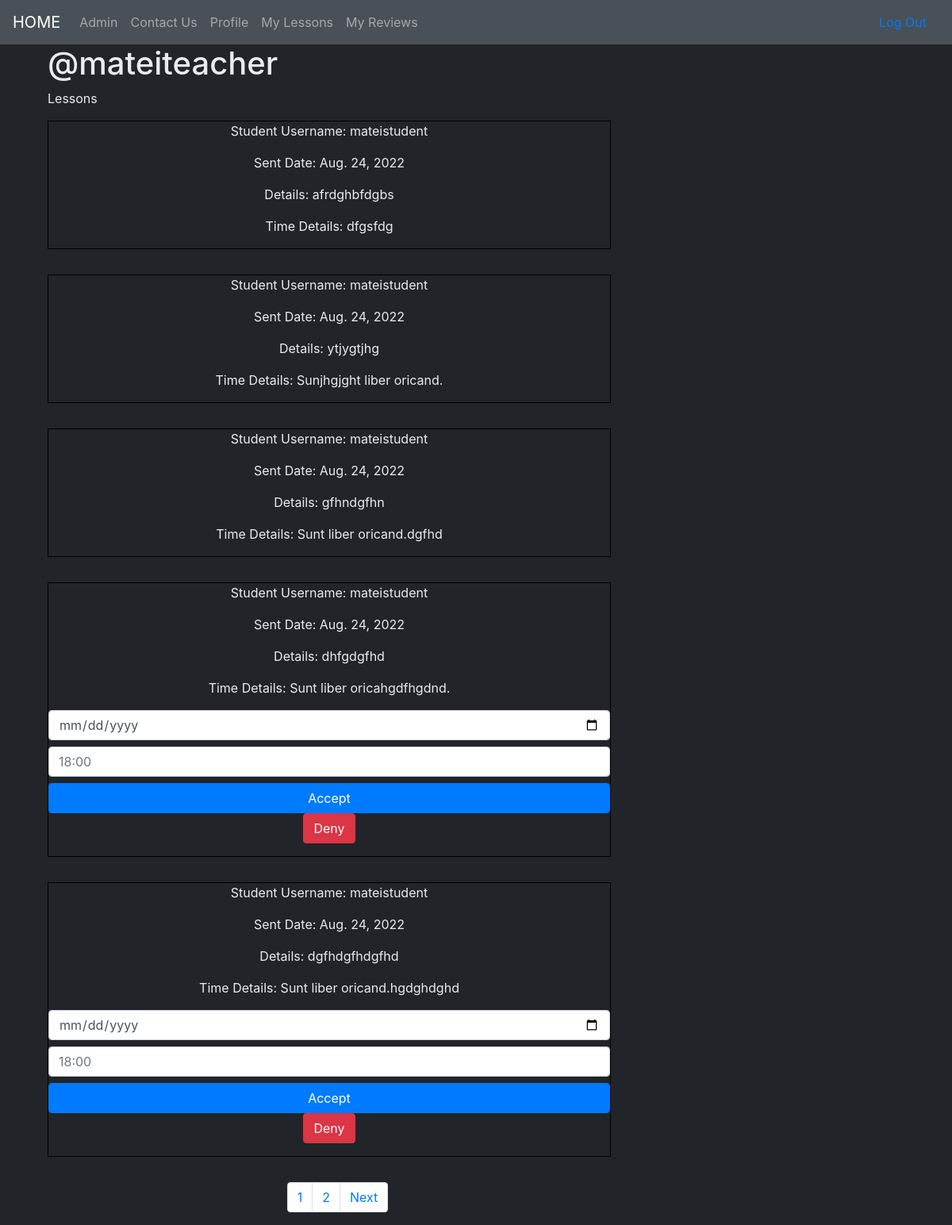
/lessons/t/9/ (signed in), run on the app's committed database.
### accounts/models.py (models this page shows, shortened)
class Teacher(models.Model):
    user = models.OneToOneField(User, on_delete=models.CASCADE, primary_key=True)
    subject = models.ForeignKey(Subject, on_delete=models.SET_NULL, null=True)
    price = models.IntegerField(default=100)

class User(AbstractUser):
    phone_number = models.CharField(max_length=10,blank=False, validators=[phone_number_validator], unique=True)
    email = models.EmailField(unique=True)
    is_student = models.BooleanField(default=False)
    is_teacher = models.BooleanField(default=False)

### lessons/models.py (models this page shows, shortened)
class Lesson(models.Model):
    user = models.ForeignKey(User, on_delete=models.CASCADE)
    teacher = models.ForeignKey(Teacher, on_delete=models.CASCADE, null=True)
    sent_date = models.DateField(auto_now_add=True)
    accepted = models.BooleanField(default=False)
    planned_date = models.DateField(auto_now_add=False, null=True, blank=True)
    planned_time = models.CharField(max_length=164, null=True, blank=True)
    description = models.TextField()
    time_description = models.TextField(default="Sunt liber oricand.")
    class Meta:
        ordering = ["-sent_date"]

### lessons/views.py (the view, shortened to what this page needs)
# urls.py: path('t/<int:pk>/', views.TeacherLessons.as_view(), name='appending_lessons'),
@method_decorator([login_required, teacher_required], name='dispatch')
class TeacherLessons(generic.ListView):
    model = Lesson
    template_name = 'lessons/teacher_lessons_list.html'
    paginate_by = 5
    def get_queryset(self):
        queryset = super(TeacherLessons, self).get_queryset()
        queryset = queryset.filter(teacher=self.request.user.teacher)
        return queryset
    def get_context_data(self,**kwargs):
        context = super().get_context_data(**kwargs)
        context['teacher'] = self.request.user.teacher
        current_date  = datetime.datetime.now().date() + datetime.timedelta(days=2)
        context['current_date'] = str(current_date)
        return context

### lessons/templates/lessons/teacher_lessons_list.html (shortened to what this page needs)
{% extends "base.html" %}
{% block content %}
    <div class="col-md-4">
        <h1>@{{ teacher.user.username }}</h1>
        <p>Lessons</p>
    </div>
    <div class="col-md-8">
        {% for lesson in object_list  %}
            {% include "lessons/_teacher_lesson.html" %}
        {% endfor %}
        {% include "_pagination.html" %}
    </div>
{% endblock %}

### lessons/templates/lessons/_teacher_lesson.html (shortened to what this page needs)
<div class="lessons_list_div">
    <p>Student Username: {{ lesson.user.username }}</p>
    <p>Sent Date: {{ lesson.sent_date }}</p>
    <p>Details: {{ lesson.description }}</p>
    <p>Time Details: {{ lesson.time_description }}</p>
    {% if lesson.accepted == False %}
        <form method="POST" action="{% url 'lessons:appending_lessons' pk=teacher.pk %}">
            <div class="form-group">
                <input type="date" name="date" class="form-control mb-2"
                    placeholder="dd-mm-yyyy" value=""
                    min={{current_date}} max="2030-12-31">
                <input type="text" name="time" class="form-control mb-2"
                    placeholder="18:00" value="">
                <input class="btn-block btn-primary form-control" type="submit" value="Accept">
                <a class="btn btn-danger" href="{% url 'lessons:delete_lesson' pk=lesson.pk %}">Deny</a>
            </div>
        </form>
    {% endif %}
</div>

### static/invicta/css/master.css (style rules this page uses)
.lessons_list_div { border : 1px solid black; margin-bottom: 2em; text-align: center; }
body { background-color: #212529; color: #E9ECEF; }

### data on the page
Teacher: user.username "mateiteacher"
Lesson: user.username "mateistudent", sent_date "Aug. 24, 2022", description "afrdghbfdgbs", time_description "dfgsfdg"
Lesson: user.username "mateistudent", sent_date "Aug. 24, 2022", description "ytjygtjhg", time_description "Sunjhgjght liber oricand."
Lesson: user.username "mateistudent", sent_date "Aug. 24, 2022", description "gfhndgfhn", time_description "Sunt liber oricand.dgfhd"
Lesson: user.username "mateistudent", sent_date "Aug. 24, 2022", description "dhfgdgfhd", time_description "Sunt liber oricahgdfhgdnd."
Lesson: user.username "mateistudent", sent_date "Aug. 24, 2022", description "dgfhdgfhdgfhd", time_description "Sunt liber oricand.hgdghdghd"

### other printed values
{{ number }} "1" "2"
